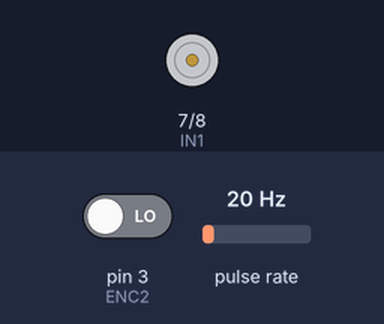
The sketch below on a simulated Arduino Uno, built with avr-gcc and run on an emulated ATmega328P. Parts: motor-driver pin pairs drawn as motors (green arrow = first pin HIGH = forward, orange = second pin HIGH = backward, longer = more drive, scaled by the enable pin). Wiring (inferred from the names in the program): pulse sensor: data pin 2. The inputs (shaded band) are chosen by the test bench; at power-on: pin 3 (ENC2) LOW, pulse rate 20 Hz. What the sketch prints to the serial monitor is not drawn.

Above: at 1.02 s.
At 5.09 s:
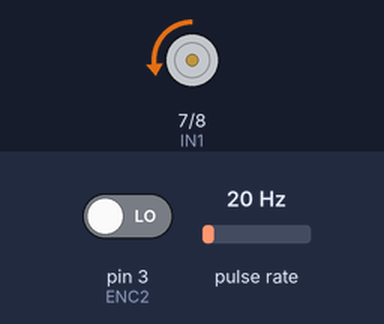
At 8.17 s:
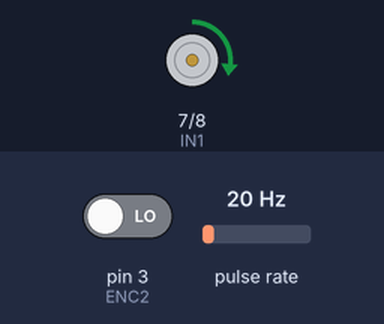
Timing chart, 0 to 8.6 s (numbered marks = the images above):
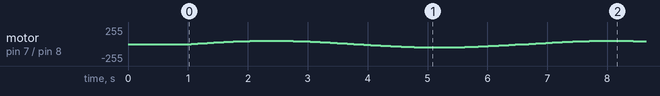

The sketch:

respostaSenoidal.ino
```cpp
#include <util/atomic.h>
// Definição das conexões dos pinos
#define ENA 10
#define IN1 7
#define IN2 8
#define ENC1 2
#define ENC2 3
#define N 10


int pwm = 0; // PWM 55 - RPM 35
int pos = 0;
int idealPos = 300;
unsigned long t0 = millis();

long prevT= 0;
int posPrev = 0;
volatile int pos_i = 0;
long tempoooooo;
//Filtro media movel
int vetorMedia[N];
// inicializa o vetor com NULL

float angle = 0;

void setup() {
  //Definição dos pinos como saídas
  pinMode(ENA, OUTPUT);
  pinMode(IN1, OUTPUT);
  pinMode(IN2, OUTPUT);
  pinMode(ENC1, INPUT);
  pinMode(ENC2, INPUT);

  // Motores começam desligados
  digitalWrite(IN1, LOW);
  digitalWrite(IN2, LOW);

  Serial.begin(9600);
  for(int i = 0; i < N; i++){
    vetorMedia[i]  = NULL;
  }
  attachInterrupt(digitalPinToInterrupt(ENC1), readEncoder, RISING);
  delay(1000);
  t0 = millis();
  tempoooooo = micros();
}

void loop() {

  if ((millis() - t0 >= 50)){
    if (angle < 2*PI){
       angle += (2*PI/100);
    }
    else{
      angle = 0;
    }

    pwm = 50* sin(angle);
    t0 = millis();
  }
  control();

  ATOMIC_BLOCK(ATOMIC_RESTORESTATE){
    pos = pos_i;
  }
  long currT = micros();
  float deltaT = ((float) (currT - prevT))/1.0e6;
  float vel1 = (pos - posPrev)/deltaT;
  posPrev = pos;
  prevT = currT;

//  Serial.println("Ideal: ");
//  Serial.println(pwm * 1.7);
  Serial.print("time: ");
  Serial.println(micros() - tempoooooo);
  //Serial.println(",");
  Serial.print("Real: ");
//  Serial.println((vel1/60)*2*PI);
//  Serial.print("Media: ");
  Serial.println((media_movel(vel1)/60)*2*PI);


}

int returnRPM(int PWM){
  return int(-0.298*pow(PWM,2) + 142*PWM  - 7880);
}

void readEncoder(){
  int b = digitalRead(ENC2);
  int increment = 0;
  if (b >0){
    increment = 1;
  }
  else{
    increment = -1;
  }
  pos_i = pos_i + increment;
}
void control(){
  if (pwm > 0){
    digitalWrite(IN1, HIGH);
    digitalWrite(IN2, LOW);
  }
  else if (pwm < 0){
    digitalWrite(IN1, LOW);
    digitalWrite(IN2, HIGH);
  }
  if (pwm == 0){
    digitalWrite(IN1, LOW);
    digitalWrite(IN2, LOW);
  }
  analogWrite(ENA, abs(pwm));

}

int media_movel(int newValue){
  int soma = 0;
  int media;
  int contNULL = 0;
  for(int i = 0; i < N - 1; i++){
    vetorMedia[i] = vetorMedia[i+1];
    if(vetorMedia[i+1] != NULL){
      soma += vetorMedia[i+1];
    }
    else{
      contNULL++;
    }
  }
  vetorMedia[N-1] = newValue;
  soma += newValue;
  media = int(soma/(N - contNULL));
  return media;
}
```
